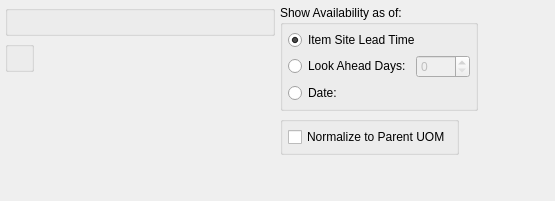
<?xml version="1.0" encoding="UTF-8"?>
<ui version="4.0">
 <comment>This file is part of the xTuple ERP: PostBooks Edition, a free and
open source Enterprise Resource Planning software suite,
Copyright (c) 1999-2010 by OpenMFG LLC, d/b/a xTuple.
It is licensed to you under the Common Public Attribution License
version 1.0, the full text of which (including xTuple-specific Exhibits)
is available at www.xtuple.com/CPAL.  By using this software, you agree
to be bound by its terms.</comment>
 <class>dspSubstituteAvailabilityByItem</class>
 <widget class="QWidget" name="dspSubstituteAvailabilityByItem">
  <property name="geometry">
   <rect>
    <x>0</x>
    <y>0</y>
    <width>555</width>
    <height>201</height>
   </rect>
  </property>
  <property name="windowTitle">
   <string>Substitute Availability by Root Item</string>
  </property>
  <layout class="QHBoxLayout" name="horizontalLayout_6">
   <item>
    <layout class="QVBoxLayout" name="verticalLayout_4">
     <item>
      <widget class="QGroupBox" name="_itemGroup">
       <property name="title">
        <string/>
       </property>
       <layout class="QGridLayout" name="gridLayout_2">
        <item row="0" column="0">
         <widget class="ItemCluster" name="_item"/>
        </item>
       </layout>
      </widget>
     </item>
     <item>
      <layout class="QHBoxLayout" name="horizontalLayout">
       <item>
        <widget class="WarehouseGroup" name="_warehouse">
         <property name="title">
          <string/>
         </property>
         <property name="fixedSize">
          <bool>false</bool>
         </property>
        </widget>
       </item>
       <item>
        <spacer name="spacer">
         <property name="orientation">
          <enum>Qt::Horizontal</enum>
         </property>
         <property name="sizeType">
          <enum>QSizePolicy::MinimumExpanding</enum>
         </property>
         <property name="sizeHint" stdset="0">
          <size>
           <width>0</width>
           <height>20</height>
          </size>
         </property>
        </spacer>
       </item>
      </layout>
     </item>
     <item>
      <spacer name="verticalSpacer_2">
       <property name="orientation">
        <enum>Qt::Vertical</enum>
       </property>
       <property name="sizeHint" stdset="0">
        <size>
         <width>20</width>
         <height>0</height>
        </size>
       </property>
      </spacer>
     </item>
    </layout>
   </item>
   <item>
    <layout class="QVBoxLayout" name="verticalLayout_3">
     <item>
      <layout class="QHBoxLayout" name="horizontalLayout_4">
       <item>
        <widget class="QGroupBox" name="_showByGroup">
         <property name="minimumSize">
          <size>
           <width>0</width>
           <height>0</height>
          </size>
         </property>
         <property name="maximumSize">
          <size>
           <width>32767</width>
           <height>32767</height>
          </size>
         </property>
         <property name="title">
          <string>Show Availability as of:</string>
         </property>
         <layout class="QVBoxLayout" name="verticalLayout_2">
          <item>
           <widget class="QRadioButton" name="_leadTime">
            <property name="text">
             <string>Item Site Lead Time</string>
            </property>
            <property name="checked">
             <bool>true</bool>
            </property>
           </widget>
          </item>
          <item>
           <layout class="QHBoxLayout" name="horizontalLayout_2">
            <item>
             <widget class="QRadioButton" name="_byDays">
              <property name="enabled">
               <bool>true</bool>
              </property>
              <property name="text">
               <string>Look Ahead Days:</string>
              </property>
             </widget>
            </item>
            <item>
             <widget class="QSpinBox" name="_days">
              <property name="enabled">
               <bool>false</bool>
              </property>
              <property name="minimum">
               <number>0</number>
              </property>
              <property name="maximum">
               <number>1000</number>
              </property>
             </widget>
            </item>
            <item>
             <spacer name="horizontalSpacer_2">
              <property name="orientation">
               <enum>Qt::Horizontal</enum>
              </property>
              <property name="sizeType">
               <enum>QSizePolicy::MinimumExpanding</enum>
              </property>
              <property name="sizeHint" stdset="0">
               <size>
                <width>0</width>
                <height>20</height>
               </size>
              </property>
             </spacer>
            </item>
           </layout>
          </item>
          <item>
           <layout class="QHBoxLayout" name="horizontalLayout_3">
            <item>
             <widget class="QRadioButton" name="_byDate">
              <property name="text">
               <string>Date:</string>
              </property>
             </widget>
            </item>
            <item>
             <widget class="DLineEdit" name="_date">
              <property name="enabled">
               <bool>false</bool>
              </property>
              <property name="sizePolicy">
               <sizepolicy hsizetype="Preferred" vsizetype="Fixed">
                <horstretch>0</horstretch>
                <verstretch>0</verstretch>
               </sizepolicy>
              </property>
              <property name="maximumSize">
               <size>
                <width>100</width>
                <height>32767</height>
               </size>
              </property>
             </widget>
            </item>
            <item>
             <spacer>
              <property name="orientation">
               <enum>Qt::Horizontal</enum>
              </property>
              <property name="sizeType">
               <enum>QSizePolicy::MinimumExpanding</enum>
              </property>
              <property name="sizeHint" stdset="0">
               <size>
                <width>0</width>
                <height>20</height>
               </size>
              </property>
             </spacer>
            </item>
           </layout>
          </item>
         </layout>
        </widget>
       </item>
       <item>
        <spacer>
         <property name="orientation">
          <enum>Qt::Horizontal</enum>
         </property>
         <property name="sizeType">
          <enum>QSizePolicy::Expanding</enum>
         </property>
         <property name="sizeHint" stdset="0">
          <size>
           <width>0</width>
           <height>20</height>
          </size>
         </property>
        </spacer>
       </item>
      </layout>
     </item>
     <item>
      <layout class="QHBoxLayout" name="horizontalLayout_5">
       <item>
        <widget class="QGroupBox" name="_optionsGroup">
         <property name="title">
          <string/>
         </property>
         <layout class="QVBoxLayout" name="verticalLayout">
          <item>
           <widget class="XCheckBox" name="_normalize">
            <property name="text">
             <string>Normalize to Parent UOM</string>
            </property>
           </widget>
          </item>
         </layout>
        </widget>
       </item>
       <item>
        <spacer name="spacer_2">
         <property name="orientation">
          <enum>Qt::Horizontal</enum>
         </property>
         <property name="sizeType">
          <enum>QSizePolicy::Expanding</enum>
         </property>
         <property name="sizeHint" stdset="0">
          <size>
           <width>0</width>
           <height>20</height>
          </size>
         </property>
        </spacer>
       </item>
      </layout>
     </item>
     <item>
      <spacer name="verticalSpacer">
       <property name="orientation">
        <enum>Qt::Vertical</enum>
       </property>
       <property name="sizeHint" stdset="0">
        <size>
         <width>20</width>
         <height>0</height>
        </size>
       </property>
      </spacer>
     </item>
    </layout>
   </item>
  </layout>
 </widget>
 <layoutdefault spacing="5" margin="5"/>
 <pixmapfunction>qPixmapFromMimeSource</pixmapfunction>
 <customwidgets>
  <customwidget>
   <class>DLineEdit</class>
   <extends>QWidget</extends>
   <header>datecluster.h</header>
  </customwidget>
  <customwidget>
   <class>ItemCluster</class>
   <extends>QWidget</extends>
   <header>itemcluster.h</header>
  </customwidget>
  <customwidget>
   <class>WarehouseGroup</class>
   <extends>QGroupBox</extends>
   <header>warehousegroup.h</header>
  </customwidget>
  <customwidget>
   <class>XCheckBox</class>
   <extends>QCheckBox</extends>
   <header>xcheckbox.h</header>
  </customwidget>
 </customwidgets>
 <tabstops>
  <tabstop>_item</tabstop>
  <tabstop>_leadTime</tabstop>
  <tabstop>_byDays</tabstop>
  <tabstop>_days</tabstop>
  <tabstop>_byDate</tabstop>
  <tabstop>_date</tabstop>
 </tabstops>
 <resources/>
 <connections>
  <connection>
   <sender>_byDays</sender>
   <signal>toggled(bool)</signal>
   <receiver>_days</receiver>
   <slot>setEnabled(bool)</slot>
   <hints>
    <hint type="sourcelabel">
     <x>20</x>
     <y>20</y>
    </hint>
    <hint type="destinationlabel">
     <x>20</x>
     <y>20</y>
    </hint>
   </hints>
  </connection>
  <connection>
   <sender>_byDate</sender>
   <signal>toggled(bool)</signal>
   <receiver>_date</receiver>
   <slot>setEnabled(bool)</slot>
   <hints>
    <hint type="sourcelabel">
     <x>20</x>
     <y>20</y>
    </hint>
    <hint type="destinationlabel">
     <x>20</x>
     <y>20</y>
    </hint>
   </hints>
  </connection>
  <connection>
   <sender>_item</sender>
   <signal>newId(int)</signal>
   <receiver>_warehouse</receiver>
   <slot>findItemSites(int)</slot>
   <hints>
    <hint type="sourcelabel">
     <x>20</x>
     <y>20</y>
    </hint>
    <hint type="destinationlabel">
     <x>20</x>
     <y>20</y>
    </hint>
   </hints>
  </connection>
  <connection>
   <sender>_item</sender>
   <signal>warehouseIdChanged(int)</signal>
   <receiver>_warehouse</receiver>
   <slot>setId(int)</slot>
   <hints>
    <hint type="sourcelabel">
     <x>20</x>
     <y>20</y>
    </hint>
    <hint type="destinationlabel">
     <x>20</x>
     <y>20</y>
    </hint>
   </hints>
  </connection>
 </connections>
</ui>
